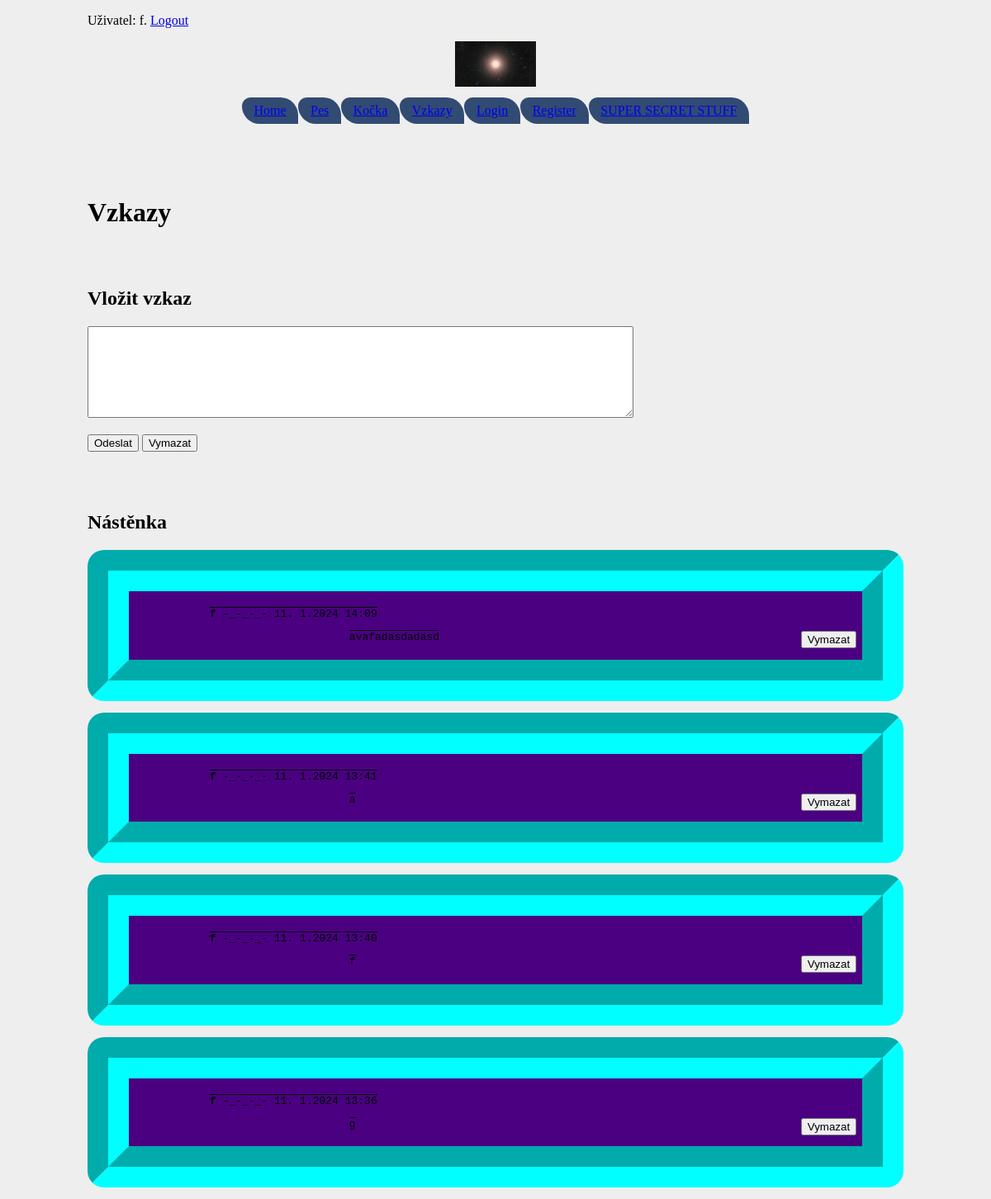
/vzkazy/ (signed in), run on the app's committed database.
### tables this page shows
CREATE TABLE "message" (
	"id"	INTEGER,
	"user_id"	INTEGER NOT NULL,
	"body"	TEXT NOT NULL,
	"datetime"	TEXT,
	PRIMARY KEY("id" AUTOINCREMENT)
);

CREATE TABLE "user" (
	"id"	INTEGER,
	"login"	TEXT NOT NULL UNIQUE,
	"password"	TEXT NOT NULL,
	"email"	TEXT,
	PRIMARY KEY("id" AUTOINCREMENT)
);

### webface.py (the view)
@app.route("/vzkazy/", methods=["GET"])
def vzkazy():
    if "user" not in session:
        flash("pro vstup se musíš přihlásit")
        return redirect(url_for("login", url=request.path))
    with SQLite('data.sqlite') as cur:
        response = cur.execute('SELECT login, body, datetime, message.id FROM user JOIN message ON user.id = message.user_id ORDER BY datetime DESC').fetchall()
    return render_template("vzkazy.html", response=response, d=datetime.datetime)

### sqlitewrap.py (called while the page is built)
    def __enter__(self):
        self.conn = sqlite3.connect(self.file)
        self.conn.row_factory = sqlite3.Row
        return self.conn.cursor()

    def __exit__(self, type, value, traceback):
        self.conn.commit()
        self.conn.close()

### templates/vzkazy.html (shortened to what this page needs)
{% extends 'base.html' %}
{% block obsah %}
<h1>Vzkazy</h1>
<form method="post">
    <h2>Vložit vzkaz</h2>
    <textarea name='vzkaz' rows='7' cols='80'></textarea>
    <p>
        <button type='submit'>Odeslat</button>
        <button type='reset'>Vymazat</button>
    </p>
</form>
<h2>Nástěnka</h2>
{%for login, body, datetime, id in response%}
    <div class="vzkaz">
        <p class="head"> <strong>{{login}}</strong> -_-_-_- {{d.fromisoformat(datetime).strftime('%d.%_m.%Y %H:%M')}}</p>
        {%if session['user']==login%}
        <form action="">
            <button type="submit">Vymazat</button>
        </form>
        {%endif%}
        <pre class="body">{{body}}</pre>
    </div>
{%endfor%}
{% endblock obsah %}

### templates/base.html (shortened to what this page needs)
<!doctype html>
<html lang="cs">
<head>
  <link rel="stylesheet" href="{{ url_for('static', filename='styles.css') }}">
</head>
<body>
<p>
{% if 'user' in session %}
Uživatel: {{ session['user'] }}.
<a href="{{ url_for('logout') }}">Logout</a>
{% else %}
Nikdo není přihlášen.
{% endif %}
</p>
<p><a href="{{ url_for('root')}}"><img class="logo" src="{{ url_for('static', filename='logo.jpeg') }}"></a></p>
<nav>
  <p class="link"><a href="{{ url_for('root') }}">Home</a><a href="{{ url_for('abc') }}">Pes</a><a href="{{ url_for('spenat') }}">Kočka</a><a href="{{ url_for('vzkazy') }}">Vzkazy</a><a href="{{ url_for('login') }}">Login</a><a href="{{ url_for('register') }}">Register</a><a href="{{ url_for('secret') }}">SUPER SECRET STUFF</a></p>
</nav>
{% block obsah %}{% endblock obsah %}
</body>
</html>

### static/styles.css (style rules this page uses)
body { background-color: #eeeeee; padding-left: 1em; padding-right: 1em; margin-left: 90px; margin-right: 90px; }
h1, h2, h3 { clear: both; margin-top: 3em; }
.link a { background-color: #324b72; border-radius: 25px 50px 0px; padding: 1ex 2ex; }
.logo { height: 10%; width: 10%; margin-left: 45%; }
.link { text-align: center; }
.vzkaz { background-color:indigo; padding: 1ex; border-radius: 20px; border: aqua 50px groove; margin:1ex 0 2ex; text-decoration: overline; font-family:monospace; }
.head { margin-left: 7em; }
.body { margin-left: 20em; }
.vzkaz form { display: inline-block; float: right; }

### data on the page
message: login "f", fromisoformat "11. 1.2024 14:09", body "avafadasdadasd"
message: login "f", fromisoformat "11. 1.2024 13:41", body "a"
message: login "f", fromisoformat "11. 1.2024 13:40", body "f"
message: login "f", fromisoformat "11. 1.2024 13:36", body "g"

### other printed values
{{ session['user'] }} "f"
